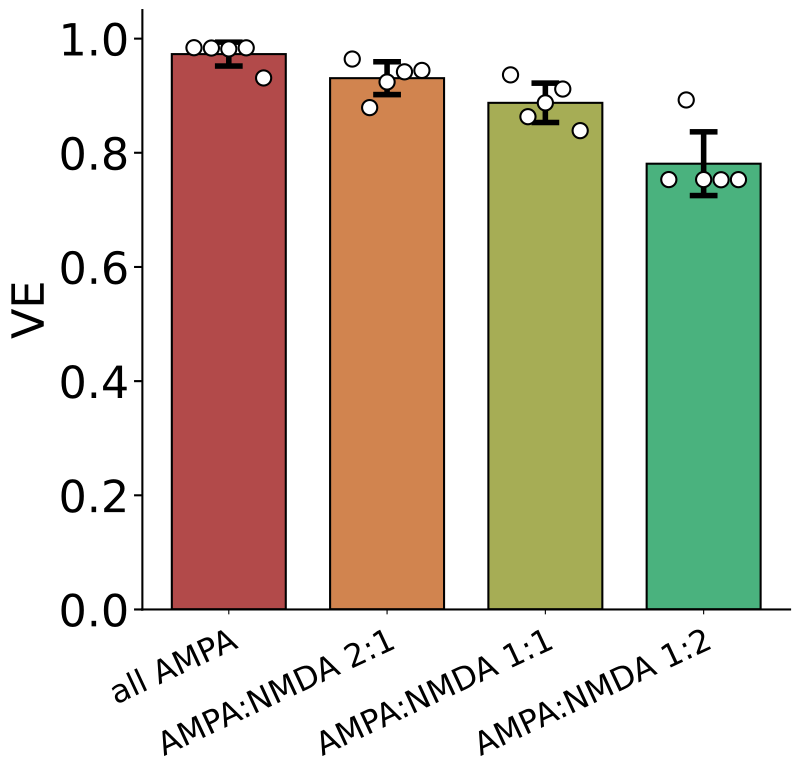

Reproduce this figure in Python.
import csv
import os
from pathlib import Path
import argparse

import matplotlib

matplotlib.use("Agg")

import matplotlib.pyplot as plt
import numpy as np
import torch


SCRIPT_DIR = Path(__file__).resolve().parent
ROOT = SCRIPT_DIR.parents[2]
GROUP = "d"
METRIC = "ve"
DATA_DIR = ROOT / "nc_final_data" / "FigureS3" / f"FigureS3_{GROUP}"
SOURCE_DIR = ROOT / "nc_final_source_data" / "FigureS3" / f"FigureS3_{GROUP}"
CONDITIONS = ("all_ampa", "ampa_nmda_2to1", "ampa_nmda_1to1", "ampa_nmda_1to2")
LABELS = ("all AMPA", "AMPA:NMDA 2:1", "AMPA:NMDA 1:1", "AMPA:NMDA 1:2")
COLORS = ("#B24A4A", "#D1844F", "#A6AD55", "#4AB27E")


def predict(raster, state, device):
    x = torch.as_tensor(np.array(raster[None]), dtype=torch.float32, device=device)
    steps = x.shape[-1]
    lag = (torch.arange(steps, dtype=torch.float32, device=device) - 0.5).clamp_min(0)
    kernels = state["omega"][:, None] * (1 - torch.exp(-lag / state["tau_rise"][:, None])) * torch.exp(-lag / state["tau_decay"][:, None])
    size = 1 << (2 * steps - 2).bit_length()
    filtered = torch.fft.irfft(torch.fft.rfft(x, n=size) * torch.fft.rfft(kernels, n=size)[None], n=size)[..., :steps].transpose(1, 2)
    weight = state["bilinear.weight"][0].clone()
    weight.fill_diagonal_(0)
    drive = torch.einsum("...i,ij,...j->...", filtered, weight, filtered) + state["bilinear.bias"] + filtered.sum(-1)
    tau = torch.clamp(torch.abs(state["tau_reset"]), min=1e-4)
    alpha = torch.exp(-torch.ones((), dtype=drive.dtype, device=device) / tau)
    amplitude = torch.abs(state["reset_amp"])
    threshold = state["v_th"]
    voltage = torch.empty_like(drive)
    powers = alpha.pow(torch.arange(steps, dtype=drive.dtype, device=device))
    start = 0
    reset = torch.zeros((), dtype=drive.dtype, device=device)
    while start < steps:
        decay = powers[:steps - start]
        segment = drive[0, start:] + reset * decay
        above = torch.nonzero(segment >= threshold, as_tuple=False)
        if above.numel() == 0:
            voltage[0, start:] = segment
            break
        first = int(above[0, 0].item())
        end = start + first
        voltage[0, start:end + 1] = segment[:first + 1]
        reset = alpha * reset * decay[first] - amplitude
        start = end + 1
    return voltage.cpu().numpy()[0]


def spike_counts(truth, prediction, threshold):
    above = prediction >= threshold
    predicted = np.flatnonzero(above[1:] & ~above[:-1]) + 1
    if above[0]:
        predicted = np.r_[0, predicted]
    used = np.zeros(len(predicted), dtype=bool)
    matched = 0
    for spike in truth:
        available = np.flatnonzero((~used) & (np.abs(predicted - spike) <= 10.0))
        if len(available):
            nearest = available[np.argmin(np.abs(predicted[available] - spike))]
            used[nearest] = True
            matched += 1
    return matched, int((~used).sum()), len(truth) - matched


def evaluate(folder, state, device):
    inputs = np.load(folder / "test_ip.npy", mmap_mode="r", allow_pickle=False)
    voltage = np.load(folder / "test_op.npy", mmap_mode="r", allow_pickle=False)
    spikes = np.load(folder / "test_spike_times.npy", allow_pickle=False)
    offsets = np.load(folder / "test_spike_offsets.npy", allow_pickle=False)
    if len(inputs) != len(voltage) or len(offsets) != len(inputs) + 1:
        raise ValueError("Input, voltage and spike arrays have inconsistent sample counts")
    if offsets[0] != 0 or offsets[-1] != len(spikes) or np.any(np.diff(offsets) < 0):
        raise ValueError("Invalid spike-time offsets")
    nr = sr = ssr = nt = st = sst = 0.0
    tp = fp = fn = 0
    with torch.inference_mode():
        for index, (raster, row) in enumerate(zip(inputs, voltage)):
            truth_spikes = spikes[offsets[index]:offsets[index + 1]]
            prediction = predict(raster, state, device)
            target = np.asarray(row, dtype=np.float64)
            keep = np.ones(len(target), dtype=bool)
            for spike in truth_spikes:
                if np.isfinite(spike):
                    keep[max(0, int(np.floor(spike - 10))):min(len(keep), int(np.ceil(spike + 10)) + 1)] = False
            residual = (target - prediction)[keep]
            nr += len(residual)
            sr += residual.sum()
            ssr += residual @ residual
            nt += len(target)
            st += target.sum()
            sst += target @ target
            a, b, c = spike_counts(truth_spikes, prediction, float(state["v_th"]))
            tp += a
            fp += b
            fn += c
    if not nr or not nt:
        raise ValueError("No samples or no unmasked time points")
    residual_variance = ssr / nr - (sr / nr) ** 2
    target_variance = sst / nt - (st / nt) ** 2
    if target_variance <= 0:
        raise ValueError("True voltage variance must be positive")
    f1 = 2 * tp / (2 * tp + fp + fn) if 2 * tp + fp + fn else 0.0
    return 1 - residual_variance / target_variance, f1


def evaluate_test(device):
    values = np.empty((len(CONDITIONS), 5, 2), dtype=np.float64)
    for condition_index, condition in enumerate(CONDITIONS):
        folder = DATA_DIR / condition
        for run in range(1, 6):
            saved = torch.load(folder / f"dbnn_checkpoint_{run}.pt", map_location=device, weights_only=True)
            if set(saved) != {"model_state"}:
                raise ValueError("Checkpoint must contain only model_state")
            values[condition_index, run - 1] = evaluate(folder, saved["model_state"], device)
            print("test", condition, run, *values[condition_index, run - 1], flush=True)
    return values




def write_table(path, columns, runs, means, stds):
    values = np.asarray(runs)
    if values.ndim != 2 or values.shape[0] != len(columns) or len(means) != len(columns) or len(stds) != len(columns):
        raise ValueError("Unexpected source table shape")
    path.parent.mkdir(parents=True, exist_ok=True)
    temporary = path.with_name(f".{path.name}.{os.getpid()}.tmp")
    try:
        with temporary.open("w", encoding="utf-8", newline="") as stream:
            writer = csv.writer(stream)
            writer.writerow(["run", *columns])
            for index in range(values.shape[1]):
                writer.writerow([f"run_{index + 1}", *values[:, index]])
            writer.writerow(["mean", *means])
            writer.writerow(["std", *stds])
        os.replace(temporary, path)
    finally:
        if temporary.exists():
            temporary.unlink()


def main():
    parser = argparse.ArgumentParser()
    parser.add_argument("--device", default="cuda" if torch.cuda.is_available() else "cpu")
    args = parser.parse_args()
    torch.set_num_threads(4)
    torch.backends.cuda.matmul.allow_tf32 = False
    torch.backends.cudnn.allow_tf32 = False
    device = torch.device(args.device)
    values = evaluate_test(device)
    means = values.mean(axis=1)
    stds = values.std(axis=1, ddof=0)
    metric_index = 0 if METRIC == "ve" else 1
    columns = [f"{condition}_{metric}" for condition in CONDITIONS for metric in ("VE", "F1")]
    runs = values.transpose(0, 2, 1).reshape(len(columns), 5)
    write_table(SOURCE_DIR / f"FigureS3_{GROUP}.csv", columns, runs, means.reshape(-1), stds.reshape(-1))
    with plt.rc_context({"font.size": 32, "pdf.fonttype": 42, "ps.fonttype": 42}):
        fig, ax = plt.subplots(figsize=(8.0, 8.0))
        ax.bar(np.arange(len(CONDITIONS)), means[:, metric_index], yerr=stds[:, metric_index],
               color=COLORS, edgecolor="black", linewidth=1.5, width=0.72,
               error_kw={"elinewidth": 4, "ecolor": "black", "capsize": 10, "capthick": 4})
        offsets = np.linspace(-0.22, 0.22, values.shape[1])
        for index in range(len(CONDITIONS)):
            ax.scatter(index + offsets, values[index, :, metric_index], s=120, facecolors="white", edgecolors="black", linewidths=1.5, zorder=5)
        ax.set_ylim(0.0, 1.05)
        ax.set_ylabel("VE" if METRIC == "ve" else "F1 score")
        ax.set_xticks(np.arange(len(CONDITIONS)))
        ax.set_xticklabels(LABELS)
        ax.tick_params(axis="x", labelsize=23, pad=8)
        plt.setp(ax.get_xticklabels(), rotation=25, ha="right", rotation_mode="anchor")
        ax.tick_params(axis="y", width=1.5, length=6)
        ax.spines["right"].set_visible(False)
        ax.spines["top"].set_visible(False)
        ax.spines["left"].set_linewidth(1.5)
        ax.spines["bottom"].set_linewidth(1.5)
        fig.subplots_adjust(left=0.17, right=0.98, bottom=0.23, top=0.98)
        fig.savefig(SCRIPT_DIR / f"FigureS3_{GROUP}{1 if METRIC == 've' else 2}.pdf",
                    format="pdf", bbox_inches="tight")
        plt.close(fig)


if __name__ == "__main__":
    main()
